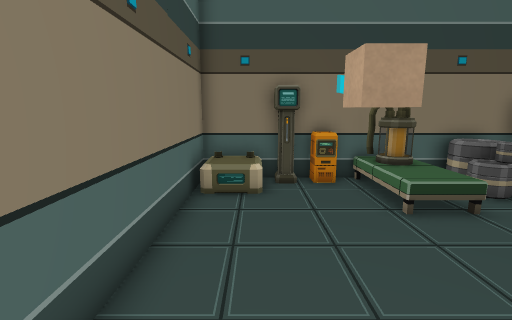
view 1 (above)

13 first-person views from a walk through a scene from a Unity 3-D project. The camera is 1.3 m above the floor, tilts 10° down and sees 85° across. The floor is counted in squares, 0.5 m on a side. Each view is taken from the middle of a square. On the plan, view 1 faces up. The plan holds only what a view shows up to about 19 squares ahead; the rest is blank. The player character is not drawn.

view 2
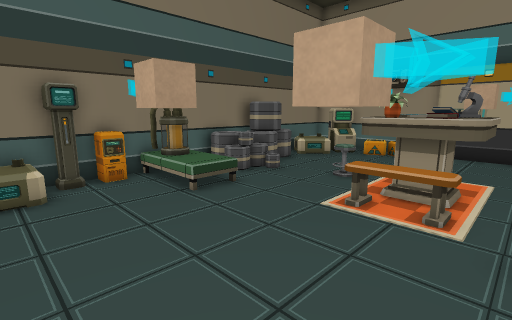

view 3
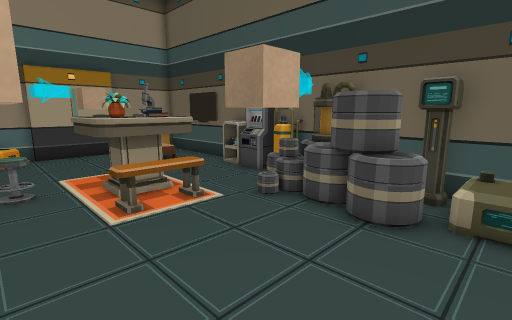

view 4
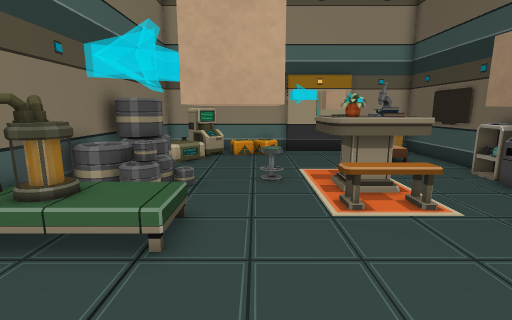

view 5
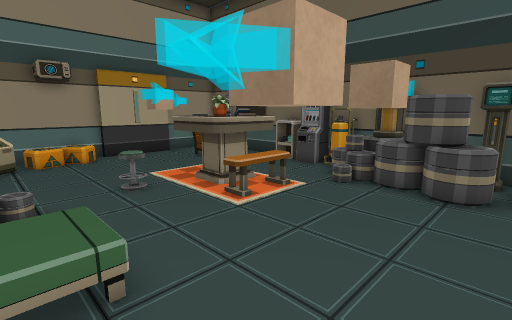

view 6
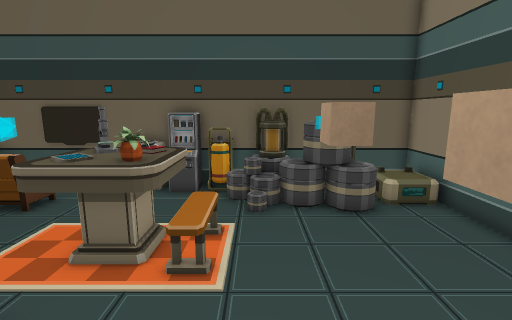

view 7
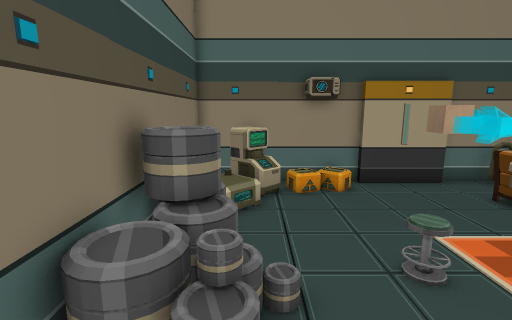

view 8
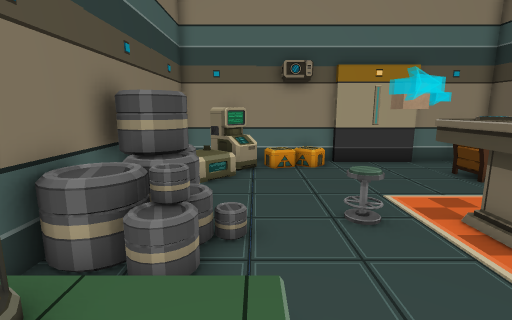

view 9
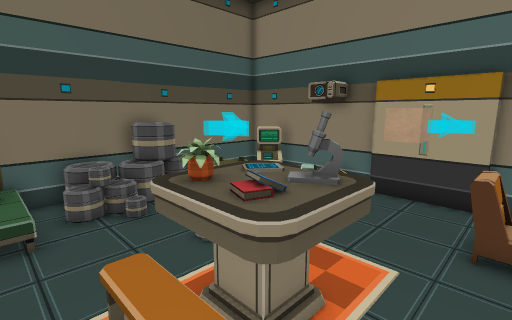

view 10
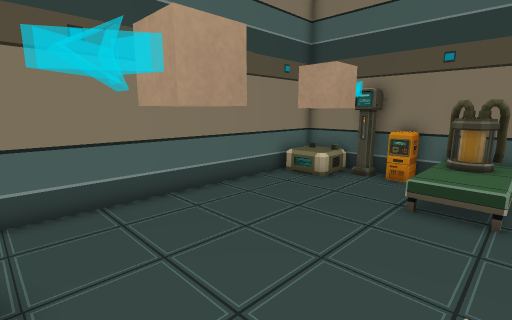

view 11
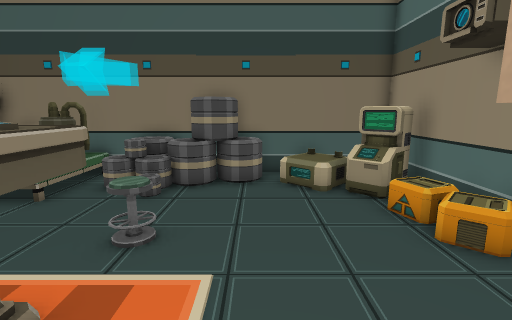

view 12
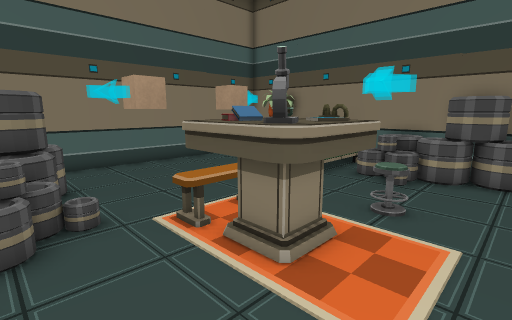

view 13
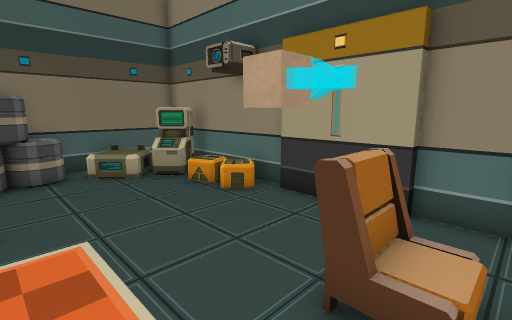

### Floor plan
Key: @ floor where view 1 was taken; # wall or solid block; . main floor; : floor 0.5 m higher than the main floor; / step, stairs or slope; O other object.
Columns run from 2 left of view 1 to 18 right of it. Each row starts with its distance up from view 1.
 11 #####################
 10 #O#OOOOO O  OOO.O.  #
  9 #OO...OO.O  OOOOOOO #
  8 #...../://///...OOOO#
  7 #... ./:.../......O.#
  6 #...OO............OO#
  5 #...OO............OO#
  4 #..........OO......O#
  3 #........OOOO......##
  2 #....O..OOOOO......#
  1 #...OO..OOOOO...OO.#
  0 #.@.  ..OOOOO...OO.#
 -1 #..OO../.......OOO.##
 -2 #..OOOO/.......OO.. #
 -3 #OOOOOO /.........OO#
 -4 #O/O  OOOOO## ....OO#
 -5 #####################

Positions as (right, up) in squares from view 1, and headings:
1: (0, 0), facing up
2: (-1, -1), facing up-right
3: (-1, 5), facing down-right
4: (-1, 5), facing right
5: (0, 8), facing down-right
6: (5, 8), facing down
7: (4, 8), facing right
8: (3, 7), facing right
9: (5, -2), facing up-right
10: (6, -1), facing up-left
11: (12, -1), facing up
12: (12, -3), facing up-left
13: (10, -3), facing up-right
